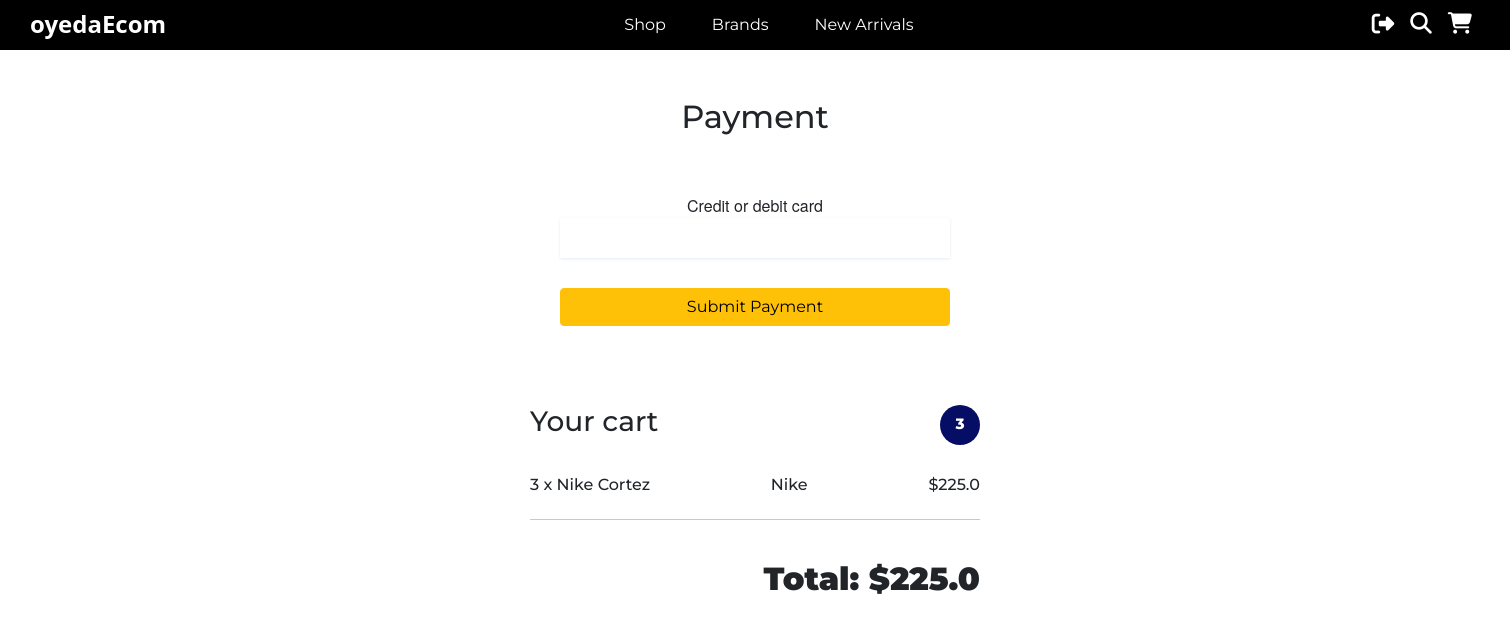
/payment/ (signed in), run on an earlier commit of the app's database.
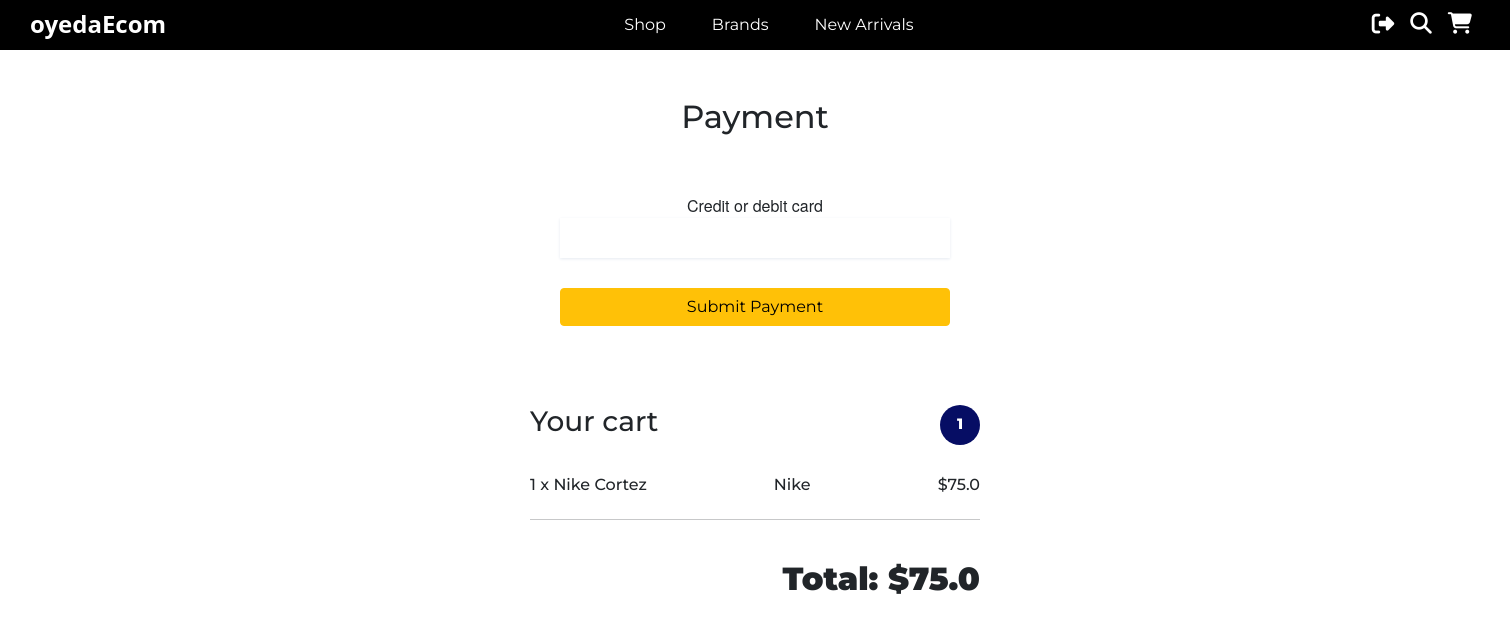
And on a later commit of the database.
### oyeda/models.py (models this page shows, shortened)
class OrderList(models.Model):
    user = models.ForeignKey(get_user_model(), on_delete=models.CASCADE)
    items = models.ManyToManyField(OrderedItem, null=True)
    ordered = models.BooleanField(default=False)
    shipping_address = models.ForeignKey(ShippingAddress, on_delete=models.CASCADE, null=True)
    billing_address = models.ForeignKey(BillingAddress, on_delete=models.CASCADE, null=True)
    payment = models.ForeignKey(Payment, on_delete=models.CASCADE, null=True)
    def get_total_price(self):
        total = 0
        for item in self.items.all():
            total += item.generate_total_price_for_item()
        return total
    def get_total_items_in_cart(self):
        total_items = 0
        for item in self.items.all():
            total_items += item.quantity
        return total_items

class OrderedItem(models.Model):
    item = models.ForeignKey(Shoe, on_delete=models.CASCADE, null=True)
    quantity = models.IntegerField(default=1)
    ordered = models.BooleanField(default=False)
    def generate_total_price_for_item(self):
        quantity = self.quantity
        price = self.item.price
        item_price = quantity * price
        return item_price

class Shoe(models.Model):
    name = models.CharField(max_length=100)
    price = models.FloatField()
    description = models.TextField()
    brand = models.CharField(max_length=50)
    image = models.ImageField()
    slug = models.SlugField()

### oyeda/views.py (the view, shortened to what this page needs)
# urls.py: path('payment/', views.PaymentView.as_view(), name="payment")
class PaymentView(View):
    def get(self, request):
        order = OrderList.objects.get(user=request.user, ordered=False)
        if order.billing_address:
            context = {
                'order' : order
            }
            print('get function works')
            return render(request, 'payment.html', context)
        else:
            print('No billing address inputted yet')
            return redirect('oyeda:checkout')

### templates/payment.html (shortened to what this page needs)
{% extends 'base.html' %}
{% block content %}
<main>
    <div class="container wow fadeIn">
        <h2 class="my-5 h2 text-center">Payment</h2>
        <div class="row">
            <div class="col-md-12 mb-4">
                <div class="card" style="border: none; text-align: center;">
                    <div style="border: none; text-align: center;">
                        <form action="" method="POST" class="stripe-form" id="stripe-form" style="width: 450px; margin-left: auto; margin-right: auto;">
                            <div class="stripe-form-row" id="creditCard">
                                <label for="card-element" id="stripeBtnLabel">
                                    Credit or debit card
                                </label>
                                <div id="card-element" class="StripeElement StripeElement--empty">
                                    <div class="__PrivateStripeElement" style="margin: 0px !important; padding: 0px !important; border: none !important; display: block !important; background: transparent !important; position: relative !important; opacity: 1 !important;">
                                        <iframe frameborder="0" allowtransparency="true" scrolling="no" name="__privateStripeFrame5" allowpaymentrequest="true" src="https://js.stripe.com/v3/elements-inner-card-19066928f2ed1ba3ffada645e45f5b50.html#style[base][color]=%2332325d&amp;style[base][fontFamily]=%22Helvetica+Neue%22%2C+Helvetica%2C+sans-serif&amp;style[base][fontSmoothing]=antialiased&amp;style[base][fontSize]=16px&amp;style[base][::placeholder][color]=%23aab7c4&amp;style[invalid][color]=%23fa755a&amp;style[invalid][iconColor]=%23fa755a&amp;componentName=card&amp;wait=false&amp;rtl=false&amp;keyMode=test&amp;origin=https%3A%2F%2Fstripe.com&amp;referrer=https%3A%2F%2Fstripe.com%2Fdocs%2Fstripe-js&amp;controllerId=__privateStripeController1" title="Secure payment input frame" style="border: none !important; margin: 0px !important; padding: 0px !important; width: 1px !important; min-width: 100% !important; overflow: hidden !important; display: block !important; height: 19.2px;"></iframe>
                                    </div>
                                </div>
                            </div>
                            <div class="stripe-form-row">
                                <button id="stripeButton" style="width: 100%; margin-top: 20px;" class="btn btn-warning">Submit Payment</button>
                            </div>
                        </form>
                    </div>
                    <div id="card-errors" role="alert"></div>
                </div>
            </div>
        </div>
    </div>
</main>
<div style="margin-right: auto; margin-left: auto; width: 450px;">
    <h3 style="display: flex; justify-content: space-between;margin: 30px auto 30px auto; width: 100%; text-align: center;">
        <span style="float: left;">Your cart</span>
        <span style="float: right;">
        <div style="height: 40px; width: 40px; background-color: rgb(6, 13, 100); padding-top: 10px; border-radius: 50%; color: white; font-size: 15px; font-weight: 800;">
            {{ order.get_total_items_in_cart }}
        </div>
        </span>
    </h3>
    {% for order_item in order.items.all %}
    <div style="display: flex; justify-content: space-between;">
        <h6>{{ order_item.quantity }} x {{ order_item.item.name }} </h6>
        <h6>{{ order_item.item.brand }}</h6>
        <h6>${{ order_item.generate_total_price_for_item }}</h6>
    </div>
    {% endfor %}
    <hr>
    <br>
    <h2 style="float: right; font-weight: 900;">Total: ${{ order.get_total_price }}</h2>
</div>
{% endblock %}

What changed in the data, as far as the page shows it:
changed through a linked row, OrderList: get_total_items_in_cart "3" → "1"; get_total_price "225.0" → "75.0"
changed OrderedItem "Nike Cortez": quantity "3" → "1"; generate_total_price_for_item "225.0" → "75.0"
